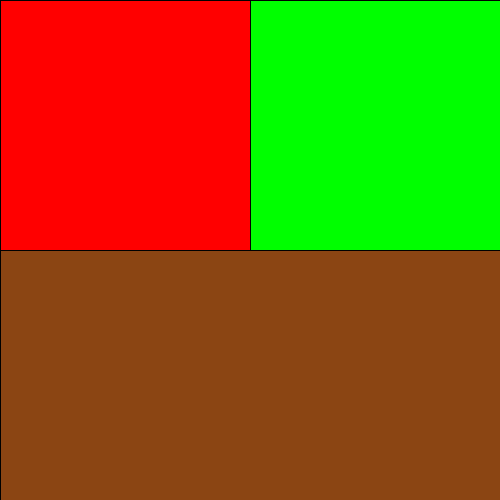
Frame 1 (no input)
Frame 60 (the mouse pressed at the canvas centre just before this capture): identical to frame 1, image omitted
Frame 120 (the mouse held since frame 60 and released just before this capture): identical to frame 1, image omitted

The Processing sketch that drew this single still picture (run headless with seeded random() and noise(); from frame 60 on, the mouse is pressed at the canvas centre):

// Processing sketch: colored_boxes
// ── colored_boxes.pde
void setup() {
size(500,500);

background(55,155,255);
}

void draw () {
 fill(139,69,19);
  rect ( 0, 250, 500,500);
  fill(0,255,0);
  rect ( 250, 0, 250, 250);
  fill(255,0,0);
  rect ( 0, 0, 250, 250);
}
